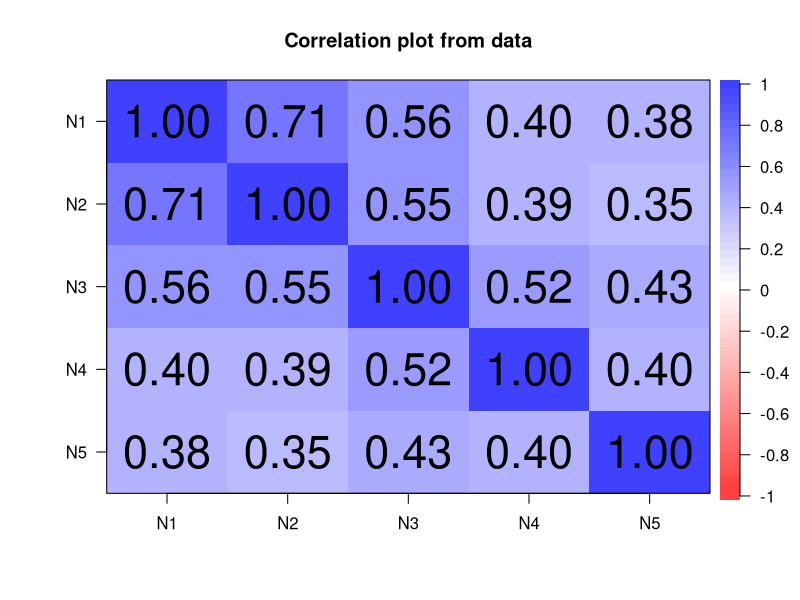
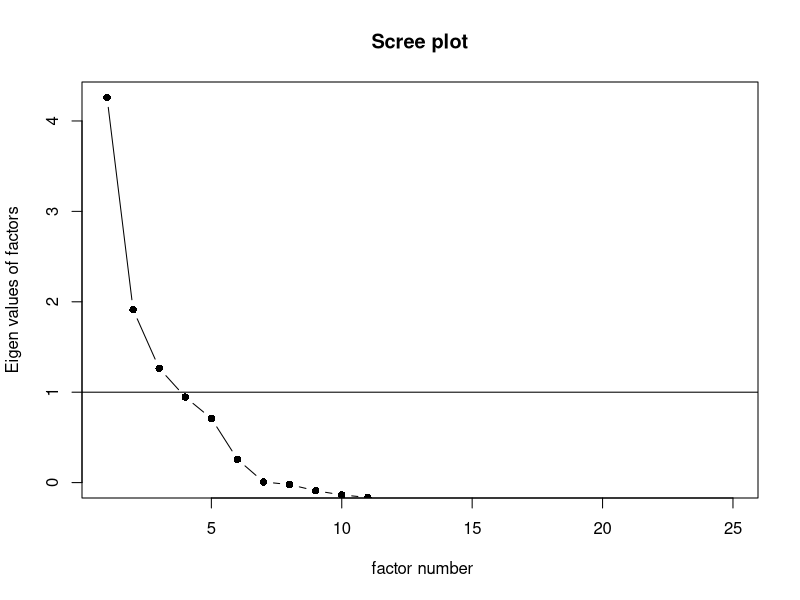
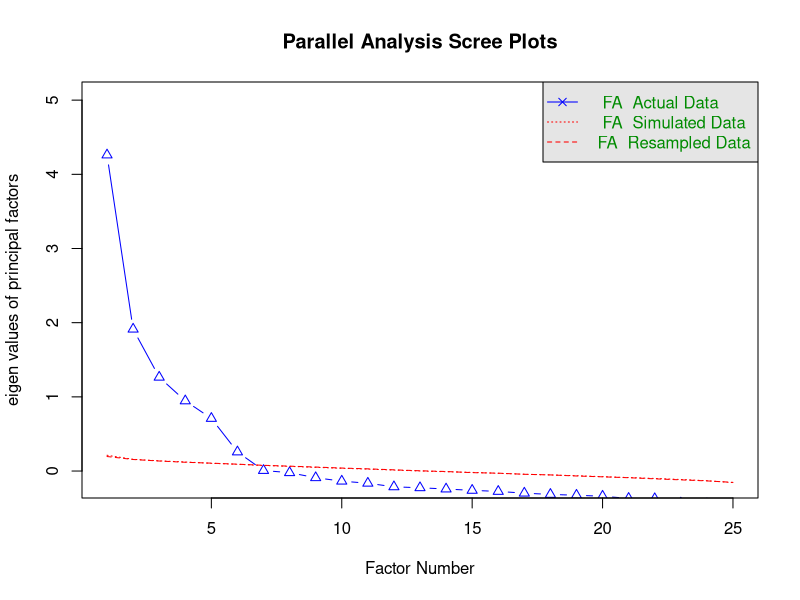
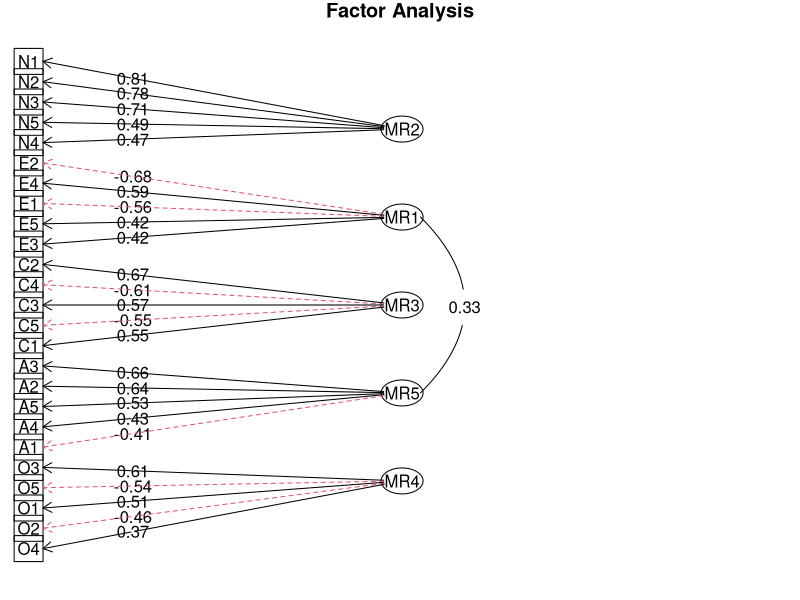

The R script that drew these images, in order:
## ---- chunk 1
#| code-fold: false
# loading library
library(psych)
library(dplyr) # for data manipulations
## ---- chunk 2
data <- psych::bfi
## ---- chunk 3
#| code-fold: show

# For instance using
describe(data)
## ---- chunk 4
# the paste part is a lazy way for writing (c("N1", "N2", "N3", "N4", "N5"))
# you can play with these sort of things or just write it out fully
neuroticism <- select(data, paste0("N", 1:5))
summary(neuroticism)
round(cor(neuroticism, use = "pairwise.complete.obs"), 2)
cor.plot(neuroticism)
## ---- chunk 5

alpha(neuroticism)
## ---- chunk 6
# get alpha for all variables, minus the first column
# this should be 0.76 according to the output before
alpha(neuroticism[, -1])
# yes, it provides the same :)
## ---- chunk 7
#| code-fold: false

# from the ?bfi help file:
data(bfi)
psych::describe(bfi)
# create the bfi.keys (actually already saved in the data file)
keys <-
  list(agree=c("-A1","A2","A3","A4","A5"),conscientious=c("C1","C2","C3","-C4","-C5"),
extraversion=c("-E1","-E2","E3","E4","E5"),neuroticism=c("N1","N2","N3","N4","N5"),
openness = c("O1","-O2","O3","O4","-O5")) 

scores <- psych::scoreItems(keys,bfi,min=1,max=6) #specify the minimum and maximum values
scores
## ---- chunk 8
# notice that only the first 25 columns relate to the items
# gender, education and age should not be included
scree(data[, 1:25], factors = TRUE, pc = FALSE)
# alternative way to omit those variable
fa.parallel(data[, -c(26:28)], fa = "fa")
## ---- chunk 9
# run the models, print one output as example
efa3 <- fa(data[, 1:25], nfactors = 3, rotate = "oblimin")
efa5 <- fa(data[, 1:25], nfactors = 5, rotate = "oblimin")
efa6 <- fa(data[, 1:25], nfactors = 6, rotate = "oblimin")
efa5
## ---- chunk 10
fa.diagram(efa5, digits = 2, cut = .3)
## ---- chunk 11
cbind(efa3$RMSEA, efa5$RMSEA, efa6$RMSEA)
cbind(efa3$TLI, efa5$TLI, efa6$TLI)
## ---- chunk 12
anova(efa5, efa6)
